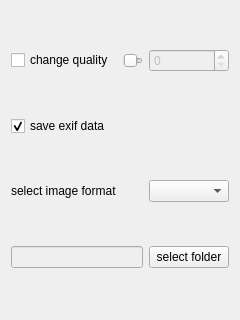
<?xml version="1.0" encoding="UTF-8"?>
<ui version="4.0">
 <class>Widget</class>
 <widget class="QWidget" name="Widget">
  <property name="geometry">
   <rect>
    <x>0</x>
    <y>0</y>
    <width>240</width>
    <height>320</height>
   </rect>
  </property>
  <property name="windowTitle">
   <string notr="true">Form</string>
  </property>
  <layout class="QGridLayout" name="gridLayout">
   <item row="0" column="1">
    <widget class="QCheckBox" name="qualityCheckBox">
     <property name="text">
      <string>change quality</string>
     </property>
    </widget>
   </item>
   <item row="0" column="2">
    <widget class="QSlider" name="qualitySlider">
     <property name="enabled">
      <bool>false</bool>
     </property>
     <property name="maximum">
      <number>100</number>
     </property>
     <property name="orientation">
      <enum>Qt::Horizontal</enum>
     </property>
    </widget>
   </item>
   <item row="2" column="1">
    <widget class="QLabel" name="label">
     <property name="text">
      <string>select image format</string>
     </property>
    </widget>
   </item>
   <item row="0" column="3">
    <widget class="QSpinBox" name="qualitySpinBox">
     <property name="enabled">
      <bool>false</bool>
     </property>
     <property name="maximum">
      <number>100</number>
     </property>
    </widget>
   </item>
   <item row="1" column="1">
    <widget class="QCheckBox" name="metadataCheckBox">
     <property name="enabled">
      <bool>true</bool>
     </property>
     <property name="toolTip">
      <string>Exif data are informations like exposure time or camera model.</string>
     </property>
     <property name="text">
      <string>save exif data</string>
     </property>
     <property name="checked">
      <bool>true</bool>
     </property>
    </widget>
   </item>
   <item row="3" column="3">
    <widget class="QPushButton" name="selectFolderPushButton">
     <property name="text">
      <string>select folder</string>
     </property>
    </widget>
   </item>
   <item row="3" column="1" colspan="2">
    <widget class="QLineEdit" name="folderLineEdit">
     <property name="enabled">
      <bool>false</bool>
     </property>
    </widget>
   </item>
   <item row="2" column="3">
    <widget class="QComboBox" name="formatComboBox"/>
   </item>
  </layout>
 </widget>
 <resources/>
 <connections>
  <connection>
   <sender>qualitySlider</sender>
   <signal>valueChanged(int)</signal>
   <receiver>qualitySpinBox</receiver>
   <slot>setValue(int)</slot>
   <hints>
    <hint type="sourcelabel">
     <x>117</x>
     <y>60</y>
    </hint>
    <hint type="destinationlabel">
     <x>181</x>
     <y>60</y>
    </hint>
   </hints>
  </connection>
  <connection>
   <sender>qualitySpinBox</sender>
   <signal>valueChanged(int)</signal>
   <receiver>qualitySlider</receiver>
   <slot>setValue(int)</slot>
   <hints>
    <hint type="sourcelabel">
     <x>189</x>
     <y>59</y>
    </hint>
    <hint type="destinationlabel">
     <x>131</x>
     <y>57</y>
    </hint>
   </hints>
  </connection>
  <connection>
   <sender>qualityCheckBox</sender>
   <signal>toggled(bool)</signal>
   <receiver>qualitySlider</receiver>
   <slot>setEnabled(bool)</slot>
   <hints>
    <hint type="sourcelabel">
     <x>40</x>
     <y>60</y>
    </hint>
    <hint type="destinationlabel">
     <x>123</x>
     <y>58</y>
    </hint>
   </hints>
  </connection>
  <connection>
   <sender>qualityCheckBox</sender>
   <signal>toggled(bool)</signal>
   <receiver>qualitySpinBox</receiver>
   <slot>setEnabled(bool)</slot>
   <hints>
    <hint type="sourcelabel">
     <x>30</x>
     <y>57</y>
    </hint>
    <hint type="destinationlabel">
     <x>194</x>
     <y>56</y>
    </hint>
   </hints>
  </connection>
 </connections>
</ui>
